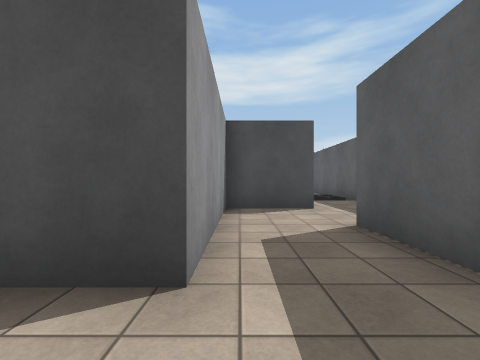
view 1 (above)

24 first-person views from a walk through a Unity game level. The camera is 1.3 m above the floor, looks level and sees 90° across. The floor is counted in squares, 2 m on a side. Each view is taken from the middle of a square. On the plan, view 1 faces up. The plan holds only what a view shows up to about 9 squares ahead; the rest is blank. The place goes on beyond the plan. The player is left out. Some surface patterns are stand-ins.

view 2
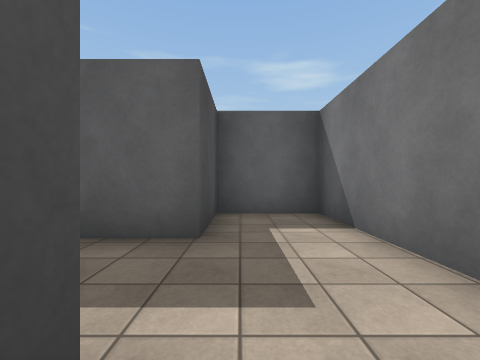

view 3
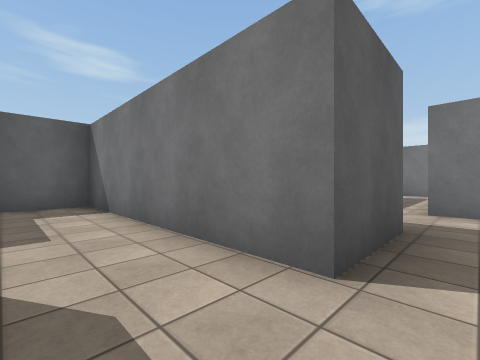

view 4
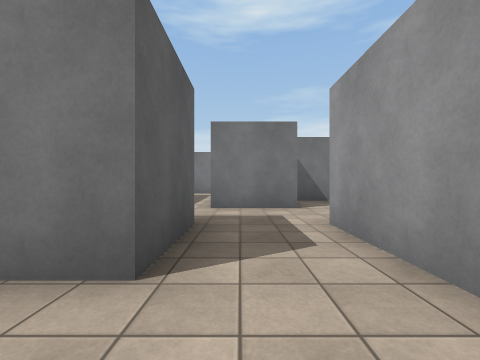

view 5
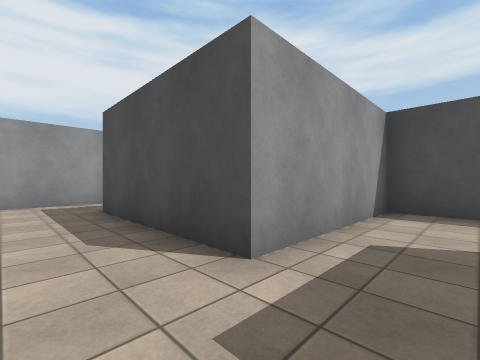

view 6
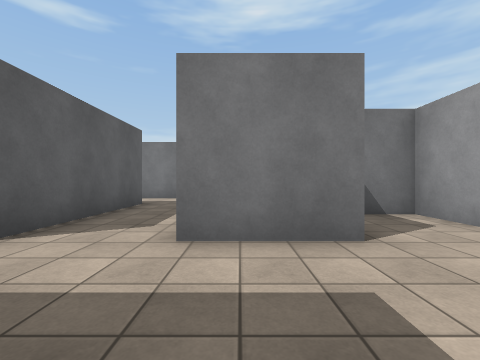

view 7
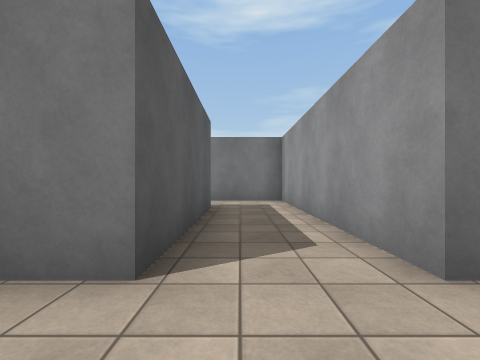

view 8
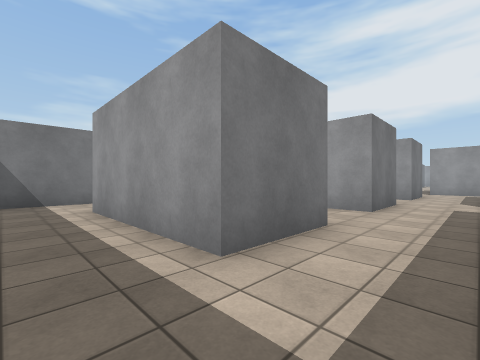

view 9
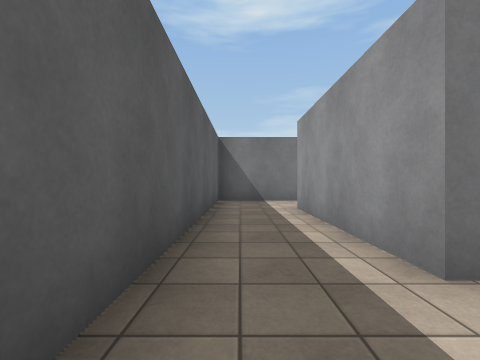

view 10
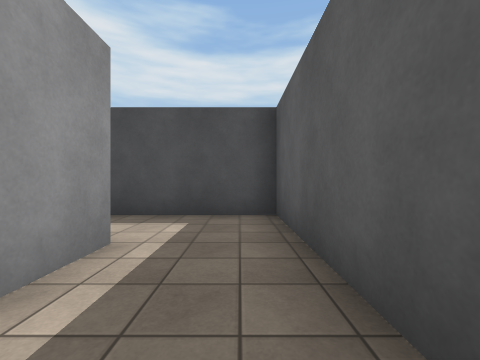

view 11
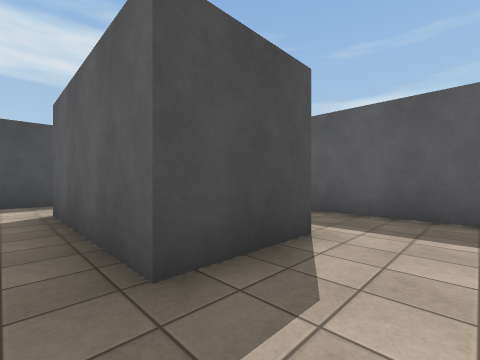

view 12
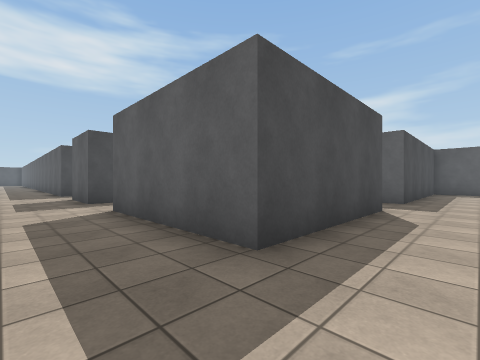

view 13
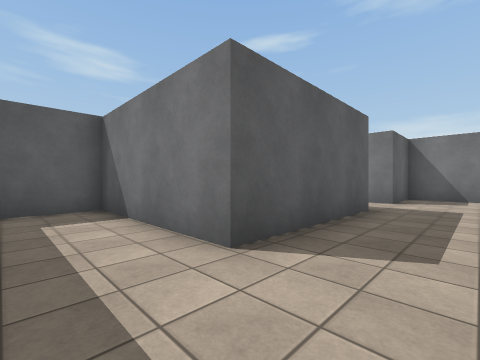

view 14
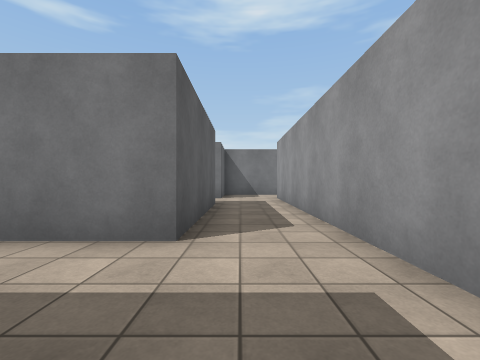

view 15
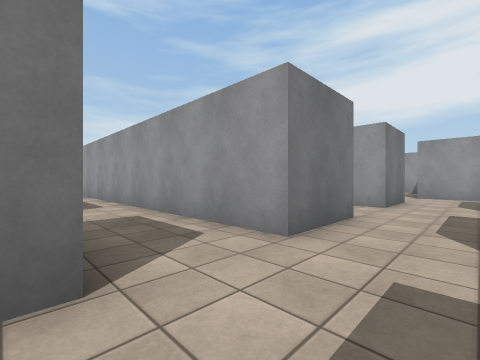

view 16
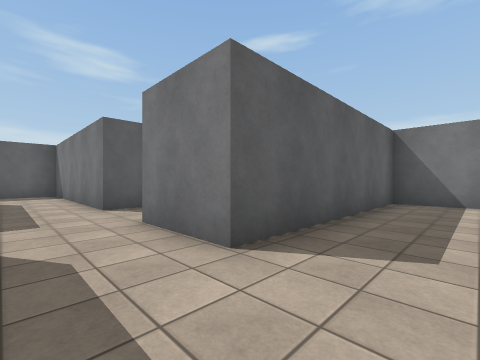

view 17
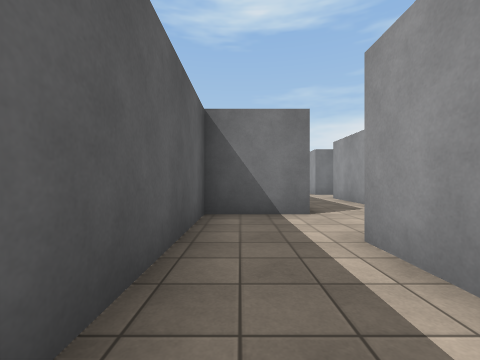

view 18
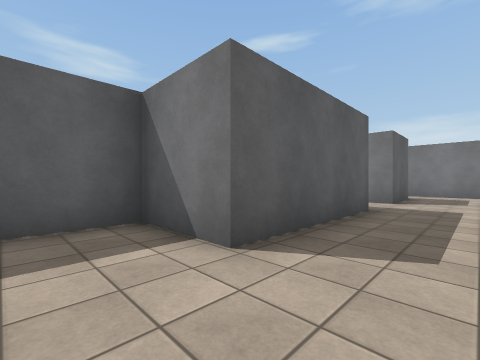

view 19
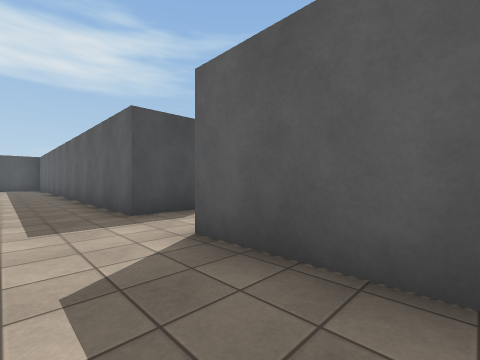

view 20
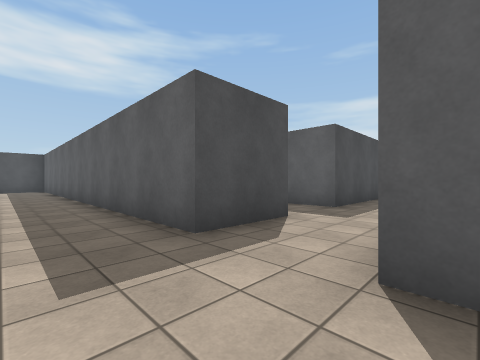

view 21
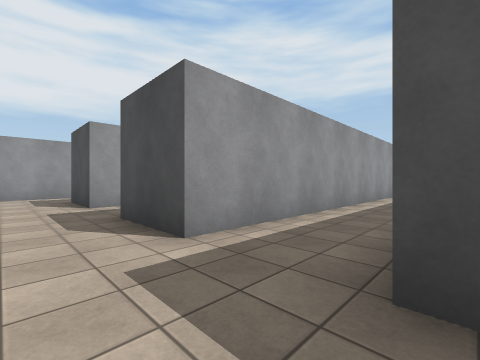

view 22
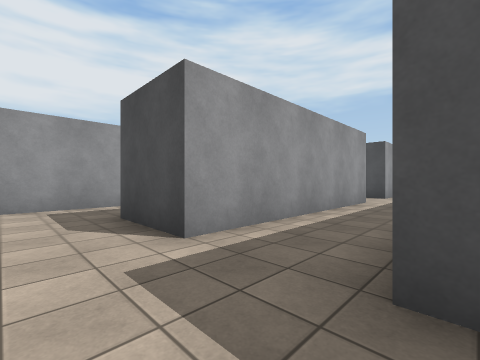

view 23
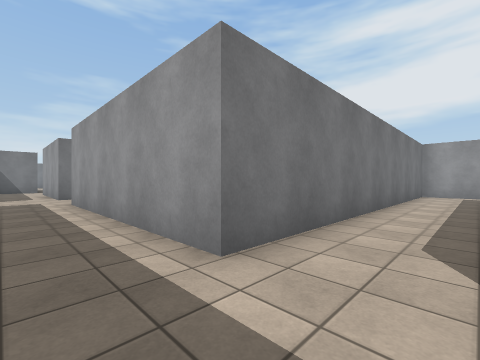

view 24
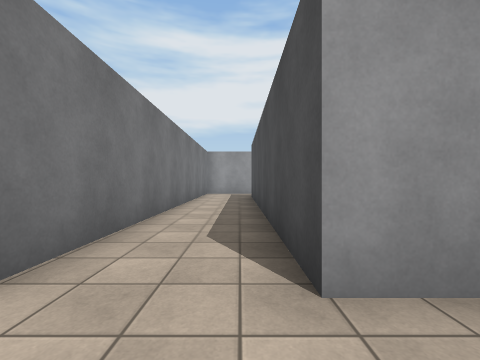

### Floor plan
Ten units are one square. View 1 is at (0, 0); x grows to the right and y downward. Boxes are objects, and circles mark ways between rooms. Rooms are numbered by the first view taken in them; rooms with no view inside come last. Other rooms are left out.
<svg viewBox="-230 -170 272 280">
<path fill="none" stroke="#000" d="M-6 6 37 6 37 -15 17 -15 17 -35M-3 -35 -3 -15M-23 6 -6 6M-30 -15 -43 -15M-3 -15 -15 -15M-43 -14 -43 6M-44 45 -23 45 -23 105 15 105M15 25 -23 25 -23 6M-63 45 -63 66 -48 66M-43 6 -43 25 -64 25M17 86 -3 86 -3 45 17 45M17 45 17 86M15 105 37 105 37 25 15 25M-143 -55 -143 -14M-103 -75 -123 -75 -123 -159M-76 -34 -83 -34 -83 -55M-163 24 -163 45M-143 46 -143 6 -123 6 -123 -55 -103 -55 -103 46M-64 25 -83 25 -83 -14 -43 -14 -43 -30M-143 66 -136 66M-100 66 -83 66 -83 45 -63 45M-143 -165 -143 -155 -220 -155M-225 -135 -143 -135 -143 -75M-83 -55 -29 -55M-49 -75 -83 -75 -83 -89M-23 -59 -23 -70M-103 -165 -103 -75"/>
<circle cx="-15" cy="-5" r="3" fill="#2a7"/>
<circle cx="-35" cy="15" r="3" fill="#2a7"/>
<circle cx="5" cy="35" r="3" fill="#2a7"/>
<circle cx="5" cy="95" r="3" fill="#2a7"/>
<circle cx="-75" cy="35" r="3" fill="#2a7"/>
<circle cx="-115" cy="-65" r="3" fill="#2a7"/>
<circle cx="-95" cy="-45" r="3" fill="#2a7"/>
<text x="10" y="-10">1</text>
<text x="-20" y="0">2</text>
<text x="-20" y="50">3</text>
<text x="20" y="60">4</text>
<text x="-130" y="-40">5</text>
<text x="-90" y="-90">6</text>
</svg>
Room 1 opens to room 2. Room 2 opens to room 3. Room 3 opens to room 4. Room 3 opens to room 5. Room 5 opens to room 6.

Where each view was taken, in squares from view 1:
view 1: 0 up, 0 right, facing up
view 2: 1 up, 1 left, facing right
view 3: 1 up, 3 left, facing down-right
view 4: 1 up, 3 left, facing down
view 5: 4 down, 3 left, facing up-left
view 6: 2 down, 3 left, facing down
view 7: 3 down, 1 left, facing down
view 8: 3 down, 3 right, facing down-left
view 9: 3 down, 3 right, facing down
view 10: 7 down, 3 right, facing up
view 11: 10 down, 1 left, facing up-right
view 12: 4 down, 10 left, facing up-right
view 13: 3 up, 10 left, facing down-right
view 14: 4 up, 9 left, facing down
view 15: 7 up, 8 left, facing down-left
view 16: 7 up, 14 left, facing down-right
view 17: 4 up, 13 left, facing down
view 18: 1 up, 16 left, facing down-right
view 19: 3 up, 14 left, facing up-right
view 20: 5 up, 14 left, facing up-right
view 21: 6 up, 8 left, facing up-left
view 22: 6 up, 12 left, facing up-left
view 23: 15 up, 13 left, facing down-left
view 24: 15 up, 13 left, facing left
